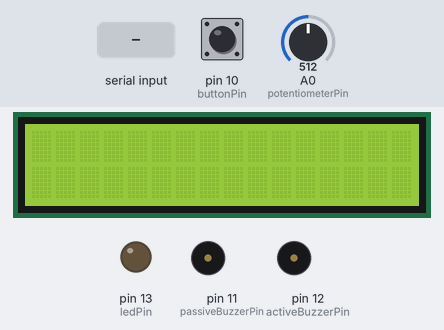
Simulated run of this sketch. Board: Arduino Uno, built with avr-gcc and run on an emulated ATmega328P. Shown: 16×2 character LCD, output pins drawn as LEDs (lit = HIGH), buzzer (waves = sounding, pin HIGH). Inputs (shaded band) come from the test bench; at power-on: pin 10 (buttonPin) LOW, A0 (potentiometerPin) = 512. What the sketch prints to the serial monitor is not drawn.

Above: at 1.2 s.
1.3 s: "LED1:90\n" received over Serial
At 2.4 s:
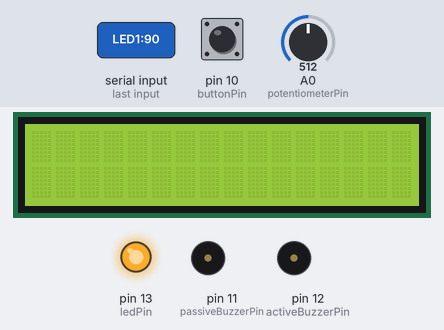
2.8 s: "LCD1:90\n" received over Serial
At 4.2 s:
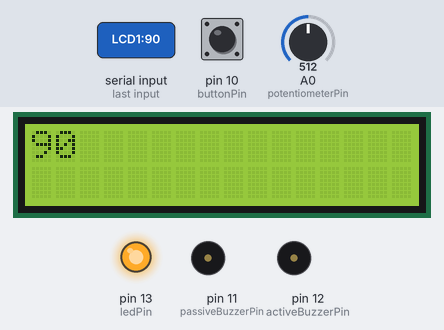
7.4 s: "LCD1:,45\n" received over Serial
At 8.1 s:
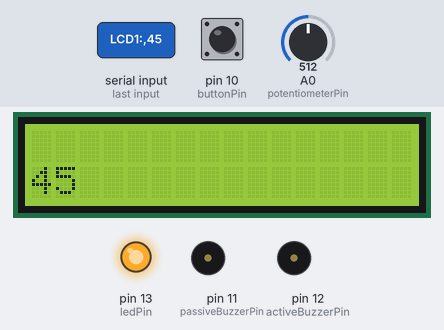
Timing chart, 0 to 10.4 s (numbered marks = the images above; inputs shaded):
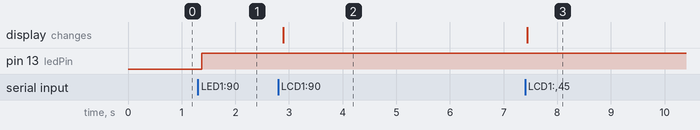

Measured:
- after the input at 1.3 s, pin 13 (ledPin): LOW → HIGH after 0.08 s
- after the input at 2.8 s, the display: changes after 0.10 s (image 2)
- after the input at 7.4 s, the display: changes at once (image 3)

The sketch:

ArduinoStormworks.ino
```cpp
#include <Wire.h>
#include <LiquidCrystal_I2C.h>
#include <Keypad.h>

// Settings for 1602 Display with I2C
LiquidCrystal_I2C lcd(0x27, 16, 2);

// Settings for 4x4 keyboard
const byte ROWS = 4;
const byte COLS = 4;
char keys[ROWS][COLS] = {
  {'0','1','2','3'},
  {'4','5','6','7'},
  {'8','9','A','B'},
  {'C','D','E','F'}
};
byte rowPins[ROWS] = {5, 4, 3, 2};
byte colPins[COLS] = {6, 7, 8, 9};
Keypad keypad = Keypad(makeKeymap(keys), rowPins, colPins, ROWS, COLS);

// Settings for other components
const int buttonPin = 10;
const int passiveBuzzerPin = 11;
const int activeBuzzerPin = 12;
const int potentiometerPin = A0;
const int ledPin = 13;

// Variables for storing states
String command = "";
bool newCommand = false;

void setup() {
  Serial.begin(9600);

  // Settings for 1602 Display with I2C
  lcd.init();
  lcd.backlight();

  // Settings for other components
  pinMode(buttonPin, INPUT);
  pinMode(passiveBuzzerPin, OUTPUT);
  pinMode(activeBuzzerPin, OUTPUT);
  pinMode(potentiometerPin, INPUT);
  pinMode(ledPin, OUTPUT);
}

void loop() {
  // Reading data from a serial port
  while (Serial.available() > 0) {
    char inChar = (char)Serial.read();
    if (inChar == '\n') {
      newCommand = true;
      break;
    } else {
      command += inChar;
    }
  }

  if (newCommand) {
    processCommand(command);
    command = "";
    newCommand = false;
  }

  // Reading data from a button
  int buttonState = digitalRead(buttonPin);
  if (buttonState == HIGH) {
    Serial.println("BUTTON1:PRESSED");
  }

  // Reading data from the keypad
  char key = keypad.getKey();
  if (key) {
    Serial.print("KEYPAD1:");
    Serial.println(key);
  }

  // Reading data from potentiometer
  int potValue = map(analogRead(potentiometerPin), 0, 1023, 0, 100);
  Serial.print("POTENTIOMETER1:");
  Serial.println(potValue);

  delay(100);
}

void processCommand(String command) {
  if (command.startsWith("LCD1:")) {
    lcd.clear();
    int commaIndex = command.indexOf(',');
    if (commaIndex != -1) {
      String line1 = command.substring(5, commaIndex);
      String line2 = command.substring(commaIndex + 1);
      lcd.setCursor(0, 0);
      lcd.print(line1);
      lcd.setCursor(0, 1);
      lcd.print(line2);
    } else {
      lcd.setCursor(0, 0);
      lcd.print(command.substring(5));
    }
  } else if (command.startsWith("LED1:")) {
    int state = command.substring(5).toInt();
    digitalWrite(ledPin, state);
  } else if (command.startsWith("PASSIVE_BUZZER1:")) {
    if (command.substring(16).equals("OFF")) {
      noTone(passiveBuzzerPin);
    } else {
      int toneValue = command.substring(16).toInt();
      tone(passiveBuzzerPin, toneValue, 2000);
    }
  } else if (command.startsWith("ACTIVE_BUZZER1:")) {
    int state = command.substring(15).toInt();
    if (state == 1) {
      digitalWrite(activeBuzzerPin, HIGH);
    } else {
      digitalWrite(activeBuzzerPin, LOW);
    }
  }
}
```
